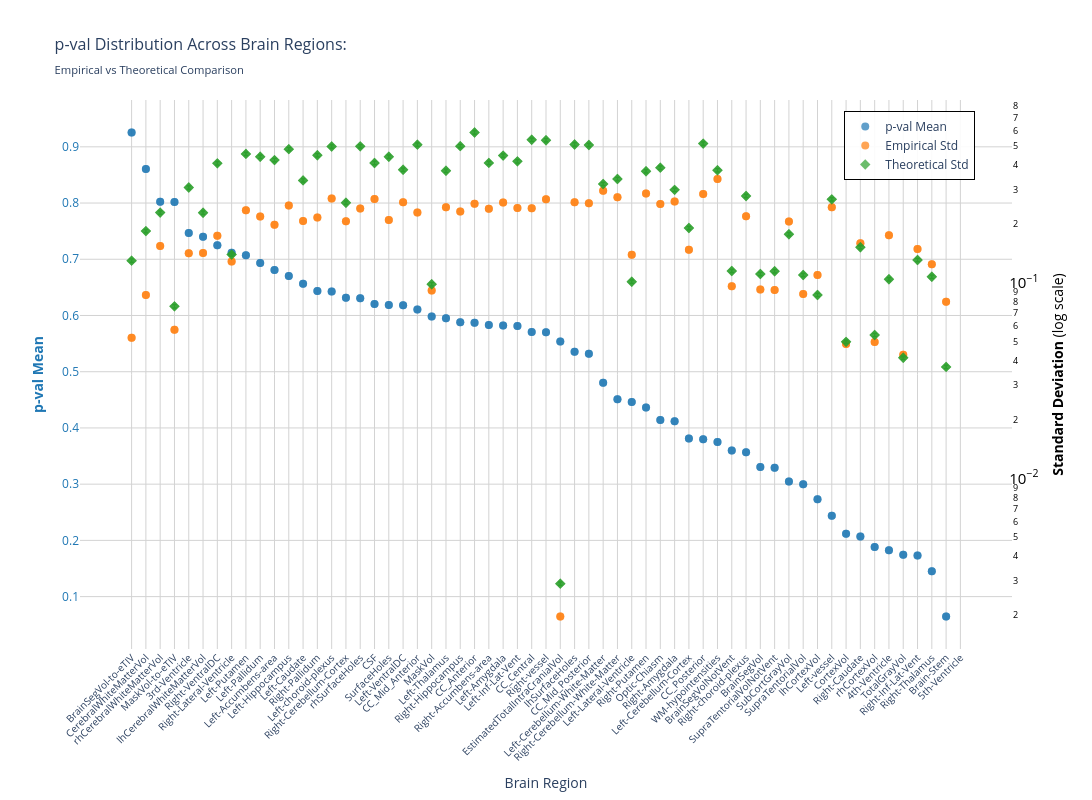
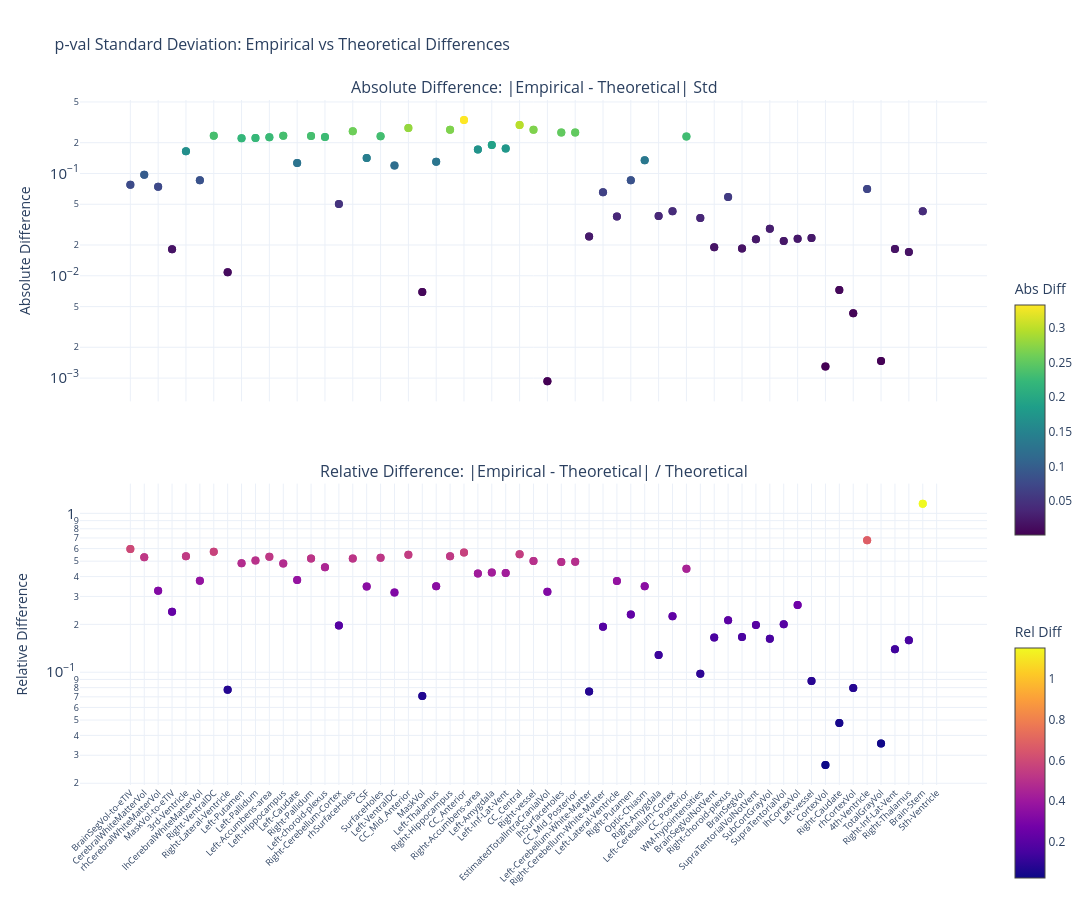

The code cell stored with these charts, in order, in its notebook:
### Markdown cell above
### p-value

### Code cell
nu_nav = df_npvr[(df_npvr["study"] == "longitudinal") & (df_npvr["group"] == "HC-PD")]
data_path = stats_dir / f"partial_correlation_longitudinal_{METRIC}.parquet"
df, stats = get_test_stats(
    data_path, stat_functions_F, nu_nav, hemisphere=False, study="longitudinal"
)
show_figure(
    stats, hemisphere=False, stat_name="p-val", study="longitudinal", metric=METRIC
)

### Figure 1 — Plotly figure (JSON) as saved in the notebook; plotly's stock layout.template omitted (floating-point values rounded to 4 significant figures)
{"data": [{"hovertemplate": "<b>%{x}</b><br>Mean p-val: %{y:.2f}<br><extra></extra>", "marker": {"color": "#1f77b4", "opacity": 0.7, "size": 8}, "mode": "markers", "name": "p-val Mean", "type": "scatter", "x": ["BrainSegVol-to-eTIV", "BrainSegVol-to-eTIV", "CerebralWhiteMatterVol", "CerebralWhiteMatterVol", "rhCerebralWhiteMatterVol", "rhCerebralWhiteMatterVol", "MaskVol-to-eTIV", "MaskVol-to-eTIV", "3rd-Ventricle", "3rd-Ventricle", "lhCerebralWhiteMatterVol", "lhCerebralWhiteMatterVol", "Right-VentralDC", "Right-VentralDC", "Right-Lateral-Ventricle", "Right-Lateral-Ventricle", "Left-Putamen", "Left-Putamen", "Left-Pallidum", "Left-Pallidum", "Left-Accumbens-area", "Left-Accumbens-area", "Left-Hippocampus", "Left-Hippocampus", "Left-Caudate", "Left-Caudate", "Right-Pallidum", "Right-Pallidum", "Left-choroid-plexus", "Left-choroid-plexus", "Right-Cerebellum-Cortex", "Right-Cerebellum-Cortex", "rhSurfaceHoles", "rhSurfaceHoles", "CSF", "CSF", "SurfaceHoles", "SurfaceHoles", "Left-VentralDC", "Left-VentralDC", "CC_Mid_Anterior", "CC_Mid_Anterior", "MaskVol", "MaskVol", "Left-Thalamus", "Left-Thalamus", "Right-Hippocampus", "Right-Hippocampus", "CC_Anterior", "CC_Anterior", "Right-Accumbens-area", "Right-Accumbens-area", "Left-Amygdala", "Left-Amygdala", "Left-Inf-Lat-Vent", "Left-Inf-Lat-Vent", "CC_Central", "CC_Central", "Right-vessel", "Right-vessel", "EstimatedTotalIntraCranialVol", "EstimatedTotalIntraCranialVol", "lhSurfaceHoles", "lhSurfaceHoles", "CC_Mid_Posterior", "CC_Mid_Posterior", "Left-Cerebellum-White-Matter", "Left-Cerebellum-White-Matter", "Right-Cerebellum-White-Matter", "Right-Cerebellum-White-Matter", "Left-Lateral-Ventricle", "Left-Lateral-Ventricle", "Right-Putamen", "Right-Putamen", "Optic-Chiasm", "Optic-Chiasm", "Right-Amygdala", "Right-Amygdala", "Left-Cerebellum-Cortex", "Left-Cerebellum-Cortex", "CC_Posterior", "CC_Posterior", "WM-hypointensities", "WM-hypointensities", "BrainSegVolNotVent", "BrainSegVolNotVent", "Right-choroid-plexus", "Right-choroid-plexus", "BrainSegVol", "BrainSegVol", "SupraTentorialVolNotVent", "SupraTentorialVolNotVent", "SubCortGrayVol", "SubCortGrayVol", "SupraTentorialVol", "SupraTentorialVol", "lhCortexVol", "lhCortexVol", "Left-vessel", "Left-vessel", "CortexVol", "CortexVol", "Right-Caudate", "Right-Caudate", "rhCortexVol", "rhCortexVol", "4th-Ventricle", "4th-Ventricle", "TotalGrayVol", "TotalGrayVol", "Right-Inf-Lat-Vent", "Right-Inf-Lat-Vent", "Right-Thalamus", "Right-Thalamus", "Brain-Stem", "Brain-Stem", "5th-Ventricle", "5th-Ventricle"], "y": [0.9256, 0.9256, 0.8606, 0.8606, 0.8025, 0.8025, 0.8018, 0.8018, 0.7469, 0.7469, 0.74, 0.74, 0.7249, 0.7249, 0.7118, 0.7118, 0.7071, 0.7071, 0.6932, 0.6932, 0.6808, 0.6808, 0.6701, 0.6701, 0.6565, 0.6565, 0.6434, 0.6434, 0.6425, 0.6425, 0.6314, 0.6314, 0.6306, 0.6306, 0.6204, 0.6204, 0.6185, 0.6185, 0.6184, 0.6184, 0.6107, 0.6107, 0.5984, 0.5984, 0.5951, 0.5951, 0.5878, 0.5878, 0.5873, 0.5873, 0.5833, 0.5833, 0.5824, 0.5824, 0.5814, 0.5814, 0.5708, 0.5708, 0.5703, 0.5703, 0.5539, 0.5539, 0.5353, 0.5353, 0.532, 0.532, 0.4804, 0.4804, 0.4509, 0.4509, 0.4462, 0.4462, 0.4363, 0.4363, 0.4143, 0.4143, 0.412, 0.412, 0.3812, 0.3812, 0.3799, 0.3799, 0.3748, 0.3748, 0.3599, 0.3599, 0.3568, 0.3568, 0.3307, 0.3307, 0.3293, 0.3293, 0.3049, 0.3049, 0.2997, 0.2997, 0.2733, 0.2733, 0.2436, 0.2436, 0.2119, 0.2119, 0.2067, 0.2067, 0.1883, 0.1883, 0.1823, 0.1823, 0.1744, 0.1744, 0.1733, 0.1733, 0.145, 0.145, 0.06454, 0.06454, NaN, NaN], "yaxis": "y"}, {"hovertemplate": "<b>%{x}</b><br>Empirical Std: %{y:.3f}<br><extra></extra>", "marker": {"color": "#ff7f0e", "opacity": 0.7, "size": 8, "symbol": "circle"}, "mode": "markers", "name": "Empirical Std", "type": "scatter", "x": ["BrainSegVol-to-eTIV", "BrainSegVol-to-eTIV", "CerebralWhiteMatterVol", "CerebralWhiteMatterVol", "rhCerebralWhiteMatterVol", "rhCerebralWhiteMatterVol", "MaskVol-to-eTIV", "MaskVol-to-eTIV", "3rd-Ventricle", "3rd-Ventricle", "lhCerebralWhiteMatterVol", "lhCerebralWhiteMatterVol", "Right-VentralDC", "Right-VentralDC", "Right-Lateral-Ventricle", "Right-Lateral-Ventricle", "Left-Putamen", "Left-Putamen", "Left-Pallidum", "Left-Pallidum", "Left-Accumbens-area", "Left-Accumbens-area", "Left-Hippocampus", "Left-Hippocampus", "Left-Caudate", "Left-Caudate", "Right-Pallidum", "Right-Pallidum", "Left-choroid-plexus", "Left-choroid-plexus", "Right-Cerebellum-Cortex", "Right-Cerebellum-Cortex", "rhSurfaceHoles", "rhSurfaceHoles", "CSF", "CSF", "SurfaceHoles", "SurfaceHoles", "Left-VentralDC", "Left-VentralDC", "CC_Mid_Anterior", "CC_Mid_Anterior", "MaskVol", "MaskVol", "Left-Thalamus", "Left-Thalamus", "Right-Hippocampus", "Right-Hippocampus", "CC_Anterior", "CC_Anterior", "Right-Accumbens-area", "Right-Accumbens-area", "Left-Amygdala", "Left-Amygdala", "Left-Inf-Lat-Vent", "Left-Inf-Lat-Vent", "CC_Central", "CC_Central", "Right-vessel", "Right-vessel", "EstimatedTotalIntraCranialVol", "EstimatedTotalIntraCranialVol", "lhSurfaceHoles", "lhSurfaceHoles", "CC_Mid_Posterior", "CC_Mid_Posterior", "Left-Cerebellum-White-Matter", "Left-Cerebellum-White-Matter", "Right-Cerebellum-White-Matter", "Right-Cerebellum-White-Matter", "Left-Lateral-Ventricle", "Left-Lateral-Ventricle", "Right-Putamen", "Right-Putamen", "Optic-Chiasm", "Optic-Chiasm", "Right-Amygdala", "Right-Amygdala", "Left-Cerebellum-Cortex", "Left-Cerebellum-Cortex", "CC_Posterior", "CC_Posterior", "WM-hypointensities", "WM-hypointensities", "BrainSegVolNotVent", "BrainSegVolNotVent", "Right-choroid-plexus", "Right-choroid-plexus", "BrainSegVol", "BrainSegVol", "SupraTentorialVolNotVent", "SupraTentorialVolNotVent", "SubCortGrayVol", "SubCortGrayVol", "SupraTentorialVol", "SupraTentorialVol", "lhCortexVol", "lhCortexVol", "Left-vessel", "Left-vessel", "CortexVol", "CortexVol", "Right-Caudate", "Right-Caudate", "rhCortexVol", "rhCortexVol", "4th-Ventricle", "4th-Ventricle", "TotalGrayVol", "TotalGrayVol", "Right-Inf-Lat-Vent", "Right-Inf-Lat-Vent", "Right-Thalamus", "Right-Thalamus", "Brain-Stem", "Brain-Stem", "5th-Ventricle", "5th-Ventricle"], "y": [0.05234, 0.05234, 0.08659, 0.08659, 0.154, 0.154, 0.05757, 0.05757, 0.1416, 0.1416, 0.1421, 0.1421, 0.1736, 0.1736, 0.1285, 0.1285, 0.2348, 0.2348, 0.2178, 0.2178, 0.198, 0.198, 0.2484, 0.2484, 0.2066, 0.2066, 0.2154, 0.2154, 0.2695, 0.2695, 0.2061, 0.2061, 0.2395, 0.2395, 0.2676, 0.2676, 0.2091, 0.2091, 0.258, 0.258, 0.2289, 0.2289, 0.0913, 0.0913, 0.2434, 0.2434, 0.231, 0.231, 0.2536, 0.2536, 0.2386, 0.2386, 0.2569, 0.2569, 0.2413, 0.2413, 0.2402, 0.2402, 0.2671, 0.2671, 0.001968, 0.001968, 0.2577, 0.2577, 0.255, 0.255, 0.2953, 0.2953, 0.2733, 0.2733, 0.1392, 0.1392, 0.2854, 0.2854, 0.2525, 0.2525, 0.26, 0.26, 0.1476, 0.1476, 0.2841, 0.2841, 0.3389, 0.3389, 0.09586, 0.09586, 0.2186, 0.2186, 0.09235, 0.09235, 0.09176, 0.09176, 0.2058, 0.2058, 0.08761, 0.08761, 0.1095, 0.1095, 0.2434, 0.2434, 0.0486, 0.0486, 0.1592, 0.1592, 0.04977, 0.04977, 0.1747, 0.1747, 0.04281, 0.04281, 0.1489, 0.1489, 0.1243, 0.1243, 0.0799, 0.0799, NaN, NaN], "yaxis": "y2"}, {"error_y": {"array": [0.002578, 0.002578, 0.00365, 0.00365, 0.004536, 0.004536, 0.001505, 0.001505, 0.006091, 0.006091, 0.004531, 0.004531, 0.008098, 0.008098, 0.002767, 0.002767, 0.009048, 0.009048, 0.008753, 0.008753, 0.008415, 0.008415, 0.009572, 0.009572, 0.006625, 0.006625, 0.008908, 0.008908, 0.009874, 0.009874, 0.005097, 0.005097, 0.009892, 0.009892, 0.008138, 0.008138, 0.008758, 0.008758, 0.00751, 0.00751, 0.01009, 0.01009, 0.001952, 0.001952, 0.00742, 0.00742, 0.009915, 0.009915, 0.01165, 0.01165, 0.008141, 0.008141, 0.008873, 0.008873, 0.008289, 0.008289, 0.01068, 0.01068, 0.01063, 0.01063, 5.758e-05, 5.758e-05, 0.01012, 0.01012, 0.01005, 0.01005, 0.006348, 0.006348, 0.006732, 0.006732, 0.002012, 0.002012, 0.007377, 0.007377, 0.007697, 0.007697, 0.005927, 0.005927, 0.003782, 0.003782, 0.01022, 0.01022, 0.007464, 0.007464, 0.002282, 0.002282, 0.005516, 0.005516, 0.002202, 0.002202, 0.002275, 0.002275, 0.003517, 0.003517, 0.002176, 0.002176, 0.00172, 0.00172, 0.005302, 0.005302, 0.0009914, 0.0009914, 0.003018, 0.003018, 0.001074, 0.001074, 0.002069, 0.002069, 0.0008214, 0.0008214, 0.002596, 0.002596, 0.002131, 0.002131, 0.0007381, 0.0007381, NaN, NaN], "arrayminus": [0.002527, 0.002527, 0.003577, 0.003577, 0.004446, 0.004446, 0.001475, 0.001475, 0.005971, 0.005971, 0.004441, 0.004441, 0.007937, 0.007937, 0.002713, 0.002713, 0.008869, 0.008869, 0.00858, 0.00858, 0.008248, 0.008248, 0.009382, 0.009382, 0.006494, 0.006494, 0.008731, 0.008731, 0.009679, 0.009679, 0.004996, 0.004996, 0.009696, 0.009696, 0.007977, 0.007977, 0.008584, 0.008584, 0.007361, 0.007361, 0.009892, 0.009892, 0.001914, 0.001914, 0.007273, 0.007273, 0.009719, 0.009719, 0.01142, 0.01142, 0.00798, 0.00798, 0.008697, 0.008697, 0.008124, 0.008124, 0.01047, 0.01047, 0.01042, 0.01042, 5.644e-05, 5.644e-05, 0.009916, 0.009916, 0.009853, 0.009853, 0.006222, 0.006222, 0.006599, 0.006599, 0.001972, 0.001972, 0.007231, 0.007231, 0.007544, 0.007544, 0.00581, 0.00581, 0.003707, 0.003707, 0.01002, 0.01002, 0.007316, 0.007316, 0.002237, 0.002237, 0.005407, 0.005407, 0.002158, 0.002158, 0.00223, 0.00223, 0.003447, 0.003447, 0.002133, 0.002133, 0.001686, 0.001686, 0.005197, 0.005197, 0.0009718, 0.0009718, 0.002958, 0.002958, 0.001053, 0.001053, 0.002028, 0.002028, 0.0008051, 0.0008051, 0.002545, 0.002545, 0.002088, 0.002088, 0.0007235, 0.0007235, NaN, NaN], "color": "#2ca02c", "thickness": 1, "type": "data", "visible": true, "width": 2}, "hovertemplate": "<b>%{x}</b><br>Theoretical Std: %{y:.3f}<br><extra></extra>", "marker": {"color": "#2ca02c", "opacity": 0.7, "size": 8, "symbol": "diamond"}, "mode": "markers", "name": "Theoretical Std", "type": "scatter", "x": ["BrainSegVol-to-eTIV", "BrainSegVol-to-eTIV", "CerebralWhiteMatterVol", "CerebralWhiteMatterVol", "rhCerebralWhiteMatterVol", "rhCerebralWhiteMatterVol", "MaskVol-to-eTIV", "MaskVol-to-eTIV", "3rd-Ventricle", "3rd-Ventricle", "lhCerebralWhiteMatterVol", "lhCerebralWhiteMatterVol", "Right-VentralDC", "Right-VentralDC", "Right-Lateral-Ventricle", "Right-Lateral-Ventricle", "Left-Putamen", "Left-Putamen", "Left-Pallidum", "Left-Pallidum", "Left-Accumbens-area", "Left-Accumbens-area", "Left-Hippocampus", "Left-Hippocampus", "Left-Caudate", "Left-Caudate", "Right-Pallidum", "Right-Pallidum", "Left-choroid-plexus", "Left-choroid-plexus", "Right-Cerebellum-Cortex", "Right-Cerebellum-Cortex", "rhSurfaceHoles", "rhSurfaceHoles", "CSF", "CSF", "SurfaceHoles", "SurfaceHoles", "Left-VentralDC", "Left-VentralDC", "CC_Mid_Anterior", "CC_Mid_Anterior", "MaskVol", "MaskVol", "Left-Thalamus", "Left-Thalamus", "Right-Hippocampus", "Right-Hippocampus", "CC_Anterior", "CC_Anterior", "Right-Accumbens-area", "Right-Accumbens-area", "Left-Amygdala", "Left-Amygdala", "Left-Inf-Lat-Vent", "Left-Inf-Lat-Vent", "CC_Central", "CC_Central", "Right-vessel", "Right-vessel", "EstimatedTotalIntraCranialVol", "EstimatedTotalIntraCranialVol", "lhSurfaceHoles", "lhSurfaceHoles", "CC_Mid_Posterior", "CC_Mid_Posterior", "Left-Cerebellum-White-Matter", "Left-Cerebellum-White-Matter", "Right-Cerebellum-White-Matter", "Right-Cerebellum-White-Matter", "Left-Lateral-Ventricle", "Left-Lateral-Ventricle", "Right-Putamen", "Right-Putamen", "Optic-Chiasm", "Optic-Chiasm", "Right-Amygdala", "Right-Amygdala", "Left-Cerebellum-Cortex", "Left-Cerebellum-Cortex", "CC_Posterior", "CC_Posterior", "WM-hypointensities", "WM-hypointensities", "BrainSegVolNotVent", "BrainSegVolNotVent", "Right-choroid-plexus", "Right-choroid-plexus", "BrainSegVol", "BrainSegVol", "SupraTentorialVolNotVent", "SupraTentorialVolNotVent", "SubCortGrayVol", "SubCortGrayVol", "SupraTentorialVol", "SupraTentorialVol", "lhCortexVol", "lhCortexVol", "Left-vessel", "Left-vessel", "CortexVol", "CortexVol", "Right-Caudate", "Right-Caudate", "rhCortexVol", "rhCortexVol", "4th-Ventricle", "4th-Ventricle", "TotalGrayVol", "TotalGrayVol", "Right-Inf-Lat-Vent", "Right-Inf-Lat-Vent", "Right-Thalamus", "Right-Thalamus", "Brain-Stem", "Brain-Stem", "5th-Ventricle", "5th-Ventricle"], "y": [0.1297, 0.1297, 0.1837, 0.1837, 0.2283, 0.2283, 0.07574, 0.07574, 0.3066, 0.3066, 0.228, 0.228, 0.4076, 0.4076, 0.1393, 0.1393, 0.4554, 0.4554, 0.4405, 0.4405, 0.4235, 0.4235, 0.4817, 0.4817, 0.3334, 0.3334, 0.4483, 0.4483, 0.497, 0.497, 0.2565, 0.2565, 0.4979, 0.4979, 0.4096, 0.4096, 0.4408, 0.4408, 0.378, 0.378, 0.5079, 0.5079, 0.09825, 0.09825, 0.3734, 0.3734, 0.499, 0.499, 0.5863, 0.5863, 0.4097, 0.4097, 0.4465, 0.4465, 0.4172, 0.4172, 0.5376, 0.5376, 0.5351, 0.5351, 0.002898, 0.002898, 0.5091, 0.5091, 0.5059, 0.5059, 0.3195, 0.3195, 0.3388, 0.3388, 0.1013, 0.1013, 0.3713, 0.3713, 0.3874, 0.3874, 0.2983, 0.2983, 0.1903, 0.1903, 0.5142, 0.5142, 0.3757, 0.3757, 0.1149, 0.1149, 0.2776, 0.2776, 0.1108, 0.1108, 0.1145, 0.1145, 0.177, 0.177, 0.1095, 0.1095, 0.08658, 0.08658, 0.2669, 0.2669, 0.0499, 0.0499, 0.1519, 0.1519, 0.05407, 0.05407, 0.1041, 0.1041, 0.04134, 0.04134, 0.1307, 0.1307, 0.1072, 0.1072, 0.03715, 0.03715, NaN, NaN], "yaxis": "y2"}], "layout": {"height": 800, "hovermode": "x", "legend": {"bgcolor": "rgba(255, 255, 255, 0.9)", "bordercolor": "black", "borderwidth": 1, "font": {"size": 12}, "orientation": "v", "x": 0.82, "y": 0.98}, "title": {"font": {"size": 16}, "text": "p-val Distribution Across Brain Regions:<br><sub>Empirical vs Theoretical Comparison</sub>"}, "width": 1400, "xaxis": {"gridcolor": "lightgray", "showgrid": true, "tickangle": -45, "tickfont": {"size": 10}, "title": {"text": "Brain Region"}}, "yaxis": {"gridcolor": "lightgray", "showgrid": true, "side": "left", "tickfont": {"color": "#1f77b4"}, "title": {"font": {"color": "#1f77b4"}, "text": "<b>p-val Mean</b>"}}, "yaxis2": {"exponentformat": "power", "overlaying": "y", "showgrid": false, "side": "right", "tickfont": {"color": "black"}, "title": {"font": {"color": "black"}, "text": "<b>Standard Deviation</b> (log scale)"}, "type": "log"}}}

### Figure 2 — Plotly figure (JSON) as saved in the notebook; plotly's stock layout.template omitted (floating-point values rounded to 4 significant figures)
{"data": [{"hovertemplate": "<b>%{x}</b><br>Abs Diff: %{y:.4f}<br><extra></extra>", "marker": {"color": [0.07739, 0.07739, 0.09709, 0.09709, 0.07426, 0.07426, 0.01817, 0.01817, 0.1649, 0.1649, 0.08593, 0.08593, 0.2339, 0.2339, 0.01081, 0.01081, 0.2206, 0.2206, 0.2227, 0.2227, 0.2256, 0.2256, 0.2333, 0.2333, 0.1268, 0.1268, 0.2329, 0.2329, 0.2274, 0.2274, 0.05046, 0.05046, 0.2584, 0.2584, 0.142, 0.142, 0.2316, 0.2316, 0.1199, 0.1199, 0.2791, 0.2791, 0.00695, 0.00695, 0.1301, 0.1301, 0.268, 0.268, 0.3327, 0.3327, 0.1711, 0.1711, 0.1896, 0.1896, 0.1758, 0.1758, 0.2974, 0.2974, 0.268, 0.268, 0.0009298, 0.0009298, 0.2514, 0.2514, 0.2509, 0.2509, 0.02415, 0.02415, 0.06549, 0.06549, 0.03796, 0.03796, 0.08585, 0.08585, 0.1349, 0.1349, 0.03835, 0.03835, 0.04276, 0.04276, 0.2301, 0.2301, 0.03681, 0.03681, 0.019, 0.019, 0.05901, 0.05901, 0.01846, 0.01846, 0.02273, 0.02273, 0.02878, 0.02878, 0.02191, 0.02191, 0.02296, 0.02296, 0.02347, 0.02347, 0.001302, 0.001302, 0.007282, 0.007282, 0.004295, 0.004295, 0.07059, 0.07059, 0.001472, 0.001472, 0.01825, 0.01825, 0.01705, 0.01705, 0.04275, 0.04275, NaN, NaN], "colorbar": {"len": 0.4, "title": {"text": "Abs Diff"}, "y": 0.75, "yanchor": "top"}, "colorscale": [[0, "#440154"], [0.1111, "#482878"], [0.2222, "#3e4989"], [0.3333, "#31688e"], [0.4444, "#26828e"], [0.5556, "#1f9e89"], [0.6667, "#35b779"], [0.7778, "#6ece58"], [0.8889, "#b5de2b"], [1, "#fde725"]], "showscale": true, "size": 8}, "mode": "markers", "name": "Absolute", "type": "scatter", "x": ["BrainSegVol-to-eTIV", "BrainSegVol-to-eTIV", "CerebralWhiteMatterVol", "CerebralWhiteMatterVol", "rhCerebralWhiteMatterVol", "rhCerebralWhiteMatterVol", "MaskVol-to-eTIV", "MaskVol-to-eTIV", "3rd-Ventricle", "3rd-Ventricle", "lhCerebralWhiteMatterVol", "lhCerebralWhiteMatterVol", "Right-VentralDC", "Right-VentralDC", "Right-Lateral-Ventricle", "Right-Lateral-Ventricle", "Left-Putamen", "Left-Putamen", "Left-Pallidum", "Left-Pallidum", "Left-Accumbens-area", "Left-Accumbens-area", "Left-Hippocampus", "Left-Hippocampus", "Left-Caudate", "Left-Caudate", "Right-Pallidum", "Right-Pallidum", "Left-choroid-plexus", "Left-choroid-plexus", "Right-Cerebellum-Cortex", "Right-Cerebellum-Cortex", "rhSurfaceHoles", "rhSurfaceHoles", "CSF", "CSF", "SurfaceHoles", "SurfaceHoles", "Left-VentralDC", "Left-VentralDC", "CC_Mid_Anterior", "CC_Mid_Anterior", "MaskVol", "MaskVol", "Left-Thalamus", "Left-Thalamus", "Right-Hippocampus", "Right-Hippocampus", "CC_Anterior", "CC_Anterior", "Right-Accumbens-area", "Right-Accumbens-area", "Left-Amygdala", "Left-Amygdala", "Left-Inf-Lat-Vent", "Left-Inf-Lat-Vent", "CC_Central", "CC_Central", "Right-vessel", "Right-vessel", "EstimatedTotalIntraCranialVol", "EstimatedTotalIntraCranialVol", "lhSurfaceHoles", "lhSurfaceHoles", "CC_Mid_Posterior", "CC_Mid_Posterior", "Left-Cerebellum-White-Matter", "Left-Cerebellum-White-Matter", "Right-Cerebellum-White-Matter", "Right-Cerebellum-White-Matter", "Left-Lateral-Ventricle", "Left-Lateral-Ventricle", "Right-Putamen", "Right-Putamen", "Optic-Chiasm", "Optic-Chiasm", "Right-Amygdala", "Right-Amygdala", "Left-Cerebellum-Cortex", "Left-Cerebellum-Cortex", "CC_Posterior", "CC_Posterior", "WM-hypointensities", "WM-hypointensities", "BrainSegVolNotVent", "BrainSegVolNotVent", "Right-choroid-plexus", "Right-choroid-plexus", "BrainSegVol", "BrainSegVol", "SupraTentorialVolNotVent", "SupraTentorialVolNotVent", "SubCortGrayVol", "SubCortGrayVol", "SupraTentorialVol", "SupraTentorialVol", "lhCortexVol", "lhCortexVol", "Left-vessel", "Left-vessel", "CortexVol", "CortexVol", "Right-Caudate", "Right-Caudate", "rhCortexVol", "rhCortexVol", "4th-Ventricle", "4th-Ventricle", "TotalGrayVol", "TotalGrayVol", "Right-Inf-Lat-Vent", "Right-Inf-Lat-Vent", "Right-Thalamus", "Right-Thalamus", "Brain-Stem", "Brain-Stem", "5th-Ventricle", "5th-Ventricle"], "xaxis": "x", "y": [0.07739, 0.07739, 0.09709, 0.09709, 0.07426, 0.07426, 0.01817, 0.01817, 0.1649, 0.1649, 0.08593, 0.08593, 0.2339, 0.2339, 0.01081, 0.01081, 0.2206, 0.2206, 0.2227, 0.2227, 0.2256, 0.2256, 0.2333, 0.2333, 0.1268, 0.1268, 0.2329, 0.2329, 0.2274, 0.2274, 0.05046, 0.05046, 0.2584, 0.2584, 0.142, 0.142, 0.2316, 0.2316, 0.1199, 0.1199, 0.2791, 0.2791, 0.00695, 0.00695, 0.1301, 0.1301, 0.268, 0.268, 0.3327, 0.3327, 0.1711, 0.1711, 0.1896, 0.1896, 0.1758, 0.1758, 0.2974, 0.2974, 0.268, 0.268, 0.0009298, 0.0009298, 0.2514, 0.2514, 0.2509, 0.2509, 0.02415, 0.02415, 0.06549, 0.06549, 0.03796, 0.03796, 0.08585, 0.08585, 0.1349, 0.1349, 0.03835, 0.03835, 0.04276, 0.04276, 0.2301, 0.2301, 0.03681, 0.03681, 0.019, 0.019, 0.05901, 0.05901, 0.01846, 0.01846, 0.02273, 0.02273, 0.02878, 0.02878, 0.02191, 0.02191, 0.02296, 0.02296, 0.02347, 0.02347, 0.001302, 0.001302, 0.007282, 0.007282, 0.004295, 0.004295, 0.07059, 0.07059, 0.001472, 0.001472, 0.01825, 0.01825, 0.01705, 0.01705, 0.04275, 0.04275, NaN, NaN], "yaxis": "y"}, {"hovertemplate": "<b>%{x}</b><br>Rel Diff: %{y:.2%}<br><extra></extra>", "marker": {"color": [0.5965, 0.5965, 0.5286, 0.5286, 0.3253, 0.3253, 0.2399, 0.2399, 0.538, 0.538, 0.3768, 0.3768, 0.5739, 0.5739, 0.0776, 0.0776, 0.4845, 0.4845, 0.5055, 0.5055, 0.5326, 0.5326, 0.4843, 0.4843, 0.3803, 0.3803, 0.5195, 0.5195, 0.4577, 0.4577, 0.1967, 0.1967, 0.5189, 0.5189, 0.3467, 0.3467, 0.5255, 0.5255, 0.3173, 0.3173, 0.5494, 0.5494, 0.07074, 0.07074, 0.3483, 0.3483, 0.537, 0.537, 0.5675, 0.5675, 0.4176, 0.4176, 0.4247, 0.4247, 0.4215, 0.4215, 0.5532, 0.5532, 0.5009, 0.5009, 0.3209, 0.3209, 0.4938, 0.4938, 0.4959, 0.4959, 0.0756, 0.0756, 0.1933, 0.1933, 0.3749, 0.3749, 0.2312, 0.2312, 0.3482, 0.3482, 0.1286, 0.1286, 0.2247, 0.2247, 0.4475, 0.4475, 0.09798, 0.09798, 0.1654, 0.1654, 0.2126, 0.2126, 0.1666, 0.1666, 0.1985, 0.1985, 0.1626, 0.1626, 0.2001, 0.2001, 0.2652, 0.2652, 0.08794, 0.08794, 0.02608, 0.02608, 0.04794, 0.04794, 0.07944, 0.07944, 0.6778, 0.6778, 0.03561, 0.03561, 0.1397, 0.1397, 0.159, 0.159, 1.151, 1.151, NaN, NaN], "colorbar": {"len": 0.4, "title": {"text": "Rel Diff"}, "y": 0.25, "yanchor": "top"}, "colorscale": [[0, "#0d0887"], [0.1111, "#46039f"], [0.2222, "#7201a8"], [0.3333, "#9c179e"], [0.4444, "#bd3786"], [0.5556, "#d8576b"], [0.6667, "#ed7953"], [0.7778, "#fb9f3a"], [0.8889, "#fdca26"], [1, "#f0f921"]], "showscale": true, "size": 8}, "mode": "markers", "name": "Relative", "type": "scatter", "x": ["BrainSegVol-to-eTIV", "BrainSegVol-to-eTIV", "CerebralWhiteMatterVol", "CerebralWhiteMatterVol", "rhCerebralWhiteMatterVol", "rhCerebralWhiteMatterVol", "MaskVol-to-eTIV", "MaskVol-to-eTIV", "3rd-Ventricle", "3rd-Ventricle", "lhCerebralWhiteMatterVol", "lhCerebralWhiteMatterVol", "Right-VentralDC", "Right-VentralDC", "Right-Lateral-Ventricle", "Right-Lateral-Ventricle", "Left-Putamen", "Left-Putamen", "Left-Pallidum", "Left-Pallidum", "Left-Accumbens-area", "Left-Accumbens-area", "Left-Hippocampus", "Left-Hippocampus", "Left-Caudate", "Left-Caudate", "Right-Pallidum", "Right-Pallidum", "Left-choroid-plexus", "Left-choroid-plexus", "Right-Cerebellum-Cortex", "Right-Cerebellum-Cortex", "rhSurfaceHoles", "rhSurfaceHoles", "CSF", "CSF", "SurfaceHoles", "SurfaceHoles", "Left-VentralDC", "Left-VentralDC", "CC_Mid_Anterior", "CC_Mid_Anterior", "MaskVol", "MaskVol", "Left-Thalamus", "Left-Thalamus", "Right-Hippocampus", "Right-Hippocampus", "CC_Anterior", "CC_Anterior", "Right-Accumbens-area", "Right-Accumbens-area", "Left-Amygdala", "Left-Amygdala", "Left-Inf-Lat-Vent", "Left-Inf-Lat-Vent", "CC_Central", "CC_Central", "Right-vessel", "Right-vessel", "EstimatedTotalIntraCranialVol", "EstimatedTotalIntraCranialVol", "lhSurfaceHoles", "lhSurfaceHoles", "CC_Mid_Posterior", "CC_Mid_Posterior", "Left-Cerebellum-White-Matter", "Left-Cerebellum-White-Matter", "Right-Cerebellum-White-Matter", "Right-Cerebellum-White-Matter", "Left-Lateral-Ventricle", "Left-Lateral-Ventricle", "Right-Putamen", "Right-Putamen", "Optic-Chiasm", "Optic-Chiasm", "Right-Amygdala", "Right-Amygdala", "Left-Cerebellum-Cortex", "Left-Cerebellum-Cortex", "CC_Posterior", "CC_Posterior", "WM-hypointensities", "WM-hypointensities", "BrainSegVolNotVent", "BrainSegVolNotVent", "Right-choroid-plexus", "Right-choroid-plexus", "BrainSegVol", "BrainSegVol", "SupraTentorialVolNotVent", "SupraTentorialVolNotVent", "SubCortGrayVol", "SubCortGrayVol", "SupraTentorialVol", "SupraTentorialVol", "lhCortexVol", "lhCortexVol", "Left-vessel", "Left-vessel", "CortexVol", "CortexVol", "Right-Caudate", "Right-Caudate", "rhCortexVol", "rhCortexVol", "4th-Ventricle", "4th-Ventricle", "TotalGrayVol", "TotalGrayVol", "Right-Inf-Lat-Vent", "Right-Inf-Lat-Vent", "Right-Thalamus", "Right-Thalamus", "Brain-Stem", "Brain-Stem", "5th-Ventricle", "5th-Ventricle"], "xaxis": "x2", "y": [0.5965, 0.5965, 0.5286, 0.5286, 0.3253, 0.3253, 0.2399, 0.2399, 0.538, 0.538, 0.3768, 0.3768, 0.5739, 0.5739, 0.0776, 0.0776, 0.4845, 0.4845, 0.5055, 0.5055, 0.5326, 0.5326, 0.4843, 0.4843, 0.3803, 0.3803, 0.5195, 0.5195, 0.4577, 0.4577, 0.1967, 0.1967, 0.5189, 0.5189, 0.3467, 0.3467, 0.5255, 0.5255, 0.3173, 0.3173, 0.5494, 0.5494, 0.07074, 0.07074, 0.3483, 0.3483, 0.537, 0.537, 0.5675, 0.5675, 0.4176, 0.4176, 0.4247, 0.4247, 0.4215, 0.4215, 0.5532, 0.5532, 0.5009, 0.5009, 0.3209, 0.3209, 0.4938, 0.4938, 0.4959, 0.4959, 0.0756, 0.0756, 0.1933, 0.1933, 0.3749, 0.3749, 0.2312, 0.2312, 0.3482, 0.3482, 0.1286, 0.1286, 0.2247, 0.2247, 0.4475, 0.4475, 0.09798, 0.09798, 0.1654, 0.1654, 0.2126, 0.2126, 0.1666, 0.1666, 0.1985, 0.1985, 0.1626, 0.1626, 0.2001, 0.2001, 0.2652, 0.2652, 0.08794, 0.08794, 0.02608, 0.02608, 0.04794, 0.04794, 0.07944, 0.07944, 0.6778, 0.6778, 0.03561, 0.03561, 0.1397, 0.1397, 0.159, 0.159, 1.151, 1.151, NaN, NaN], "yaxis": "y2"}], "layout": {"annotations": [{"font": {"size": 16}, "showarrow": false, "text": "Absolute Difference: |Empirical - Theoretical| Std", "x": 0.5, "xanchor": "center", "xref": "paper", "y": 1, "yanchor": "bottom", "yref": "paper"}, {"font": {"size": 16}, "showarrow": false, "text": "Relative Difference: |Empirical - Theoretical| / Theoretical", "x": 0.5, "xanchor": "center", "xref": "paper", "y": 0.44, "yanchor": "bottom", "yref": "paper"}], "height": 900, "hovermode": "x unified", "showlegend": false, "title": {"font": {"size": 16}, "text": "p-val Standard Deviation: Empirical vs Theoretical Differences"}, "width": 1400, "xaxis": {"anchor": "y", "domain": [0, 1], "showticklabels": false}, "xaxis2": {"anchor": "y2", "domain": [0, 1], "tickangle": -45, "tickfont": {"size": 9}}, "yaxis": {"anchor": "x", "domain": [0.56, 1], "exponentformat": "power", "title": {"text": "Absolute Difference"}, "type": "log"}, "yaxis2": {"anchor": "x2", "domain": [0, 0.44], "exponentformat": "power", "title": {"text": "Relative Difference"}, "type": "log"}}}
